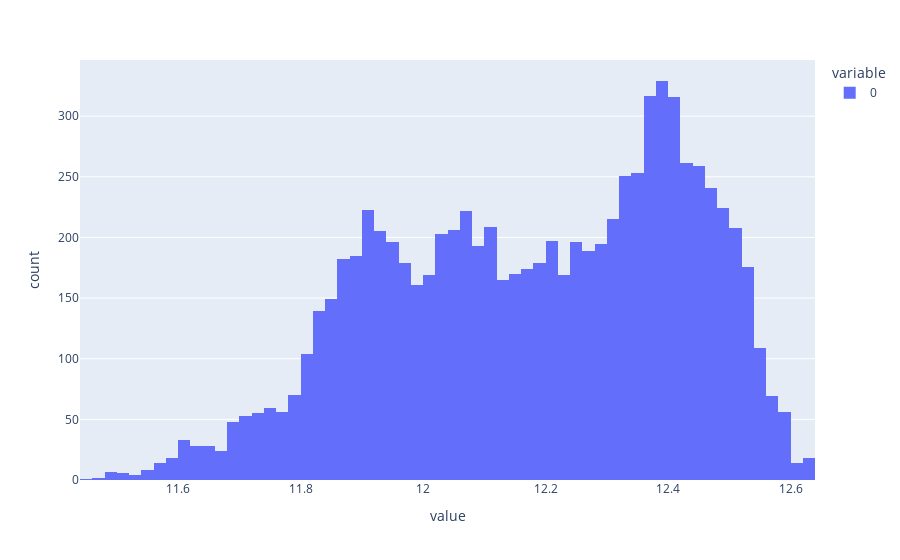

Notebook code cell kept with this figure:
### Code cell
from scipy.stats import boxcox
boxcox_diaria = boxcox(carga_diaria, 0.0)
px.histogram(boxcox_diaria)

### Figure 1 — Plotly figure (JSON) as saved in the notebook; plotly's stock layout.template omitted (floating-point values rounded to 4 significant figures; data arrays with more than 128 entries replaced by an {"elided": "..."} marker saying what was removed)
{"data": [{"alignmentgroup": "True", "bingroup": "x", "hovertemplate": "variable=0<br>value=%{x}<br>count=%{y}<extra></extra>", "legendgroup": "0", "marker": {"color": "#636efa", "pattern": {"shape": ""}}, "name": "0", "offsetgroup": "0", "orientation": "v", "showlegend": true, "type": "histogram", "x": {"elided": "8401 float values"}, "xaxis": "x", "yaxis": "y"}], "layout": {"barmode": "relative", "legend": {"title": {"text": "variable"}, "tracegroupgap": 0}, "margin": {"t": 60}, "xaxis": {"anchor": "y", "domain": [0, 1], "title": {"text": "value"}}, "yaxis": {"anchor": "x", "domain": [0, 1], "title": {"text": "count"}}}}
